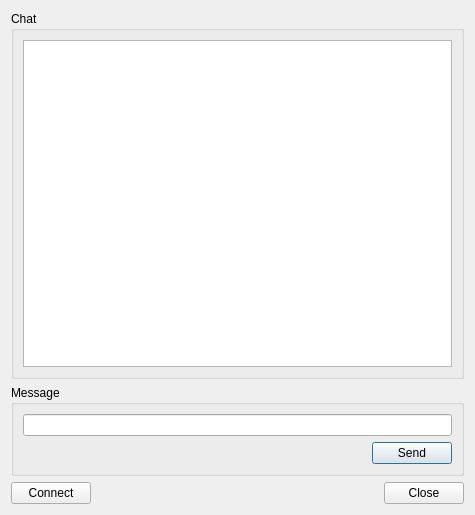
<?xml version="1.0" encoding="UTF-8"?>
<ui version="4.0">
 <class>MainDialog</class>
 <widget class="QDialog" name="MainDialog">
  <property name="geometry">
   <rect>
    <x>0</x>
    <y>0</y>
    <width>475</width>
    <height>515</height>
   </rect>
  </property>
  <property name="windowTitle">
   <string>Client</string>
  </property>
  <layout class="QVBoxLayout" name="verticalLayout_3">
   <item>
    <widget class="QGroupBox" name="groupBox">
     <property name="title">
      <string>Chat</string>
     </property>
     <layout class="QVBoxLayout" name="verticalLayout">
      <item>
       <widget class="QListWidget" name="listWidget"/>
      </item>
     </layout>
    </widget>
   </item>
   <item>
    <widget class="QGroupBox" name="groupBox_2">
     <property name="title">
      <string>Message</string>
     </property>
     <layout class="QVBoxLayout" name="verticalLayout_2">
      <item>
       <widget class="QLineEdit" name="lineEditMessage"/>
      </item>
      <item>
       <layout class="QHBoxLayout" name="horizontalLayout">
        <item>
         <spacer name="horizontalSpacer">
          <property name="orientation">
           <enum>Qt::Horizontal</enum>
          </property>
          <property name="sizeHint" stdset="0">
           <size>
            <width>40</width>
            <height>20</height>
           </size>
          </property>
         </spacer>
        </item>
        <item>
         <widget class="QPushButton" name="pushButtonSend">
          <property name="text">
           <string>Send</string>
          </property>
         </widget>
        </item>
       </layout>
      </item>
     </layout>
    </widget>
   </item>
   <item>
    <layout class="QHBoxLayout" name="horizontalLayout_2">
     <item>
      <widget class="QPushButton" name="pushButtonConnect">
       <property name="text">
        <string>Connect</string>
       </property>
      </widget>
     </item>
     <item>
      <spacer name="horizontalSpacer_2">
       <property name="orientation">
        <enum>Qt::Horizontal</enum>
       </property>
       <property name="sizeHint" stdset="0">
        <size>
         <width>40</width>
         <height>20</height>
        </size>
       </property>
      </spacer>
     </item>
     <item>
      <widget class="QPushButton" name="pushButtonClose">
       <property name="text">
        <string>Close</string>
       </property>
      </widget>
     </item>
    </layout>
   </item>
  </layout>
 </widget>
 <resources/>
 <connections/>
</ui>
